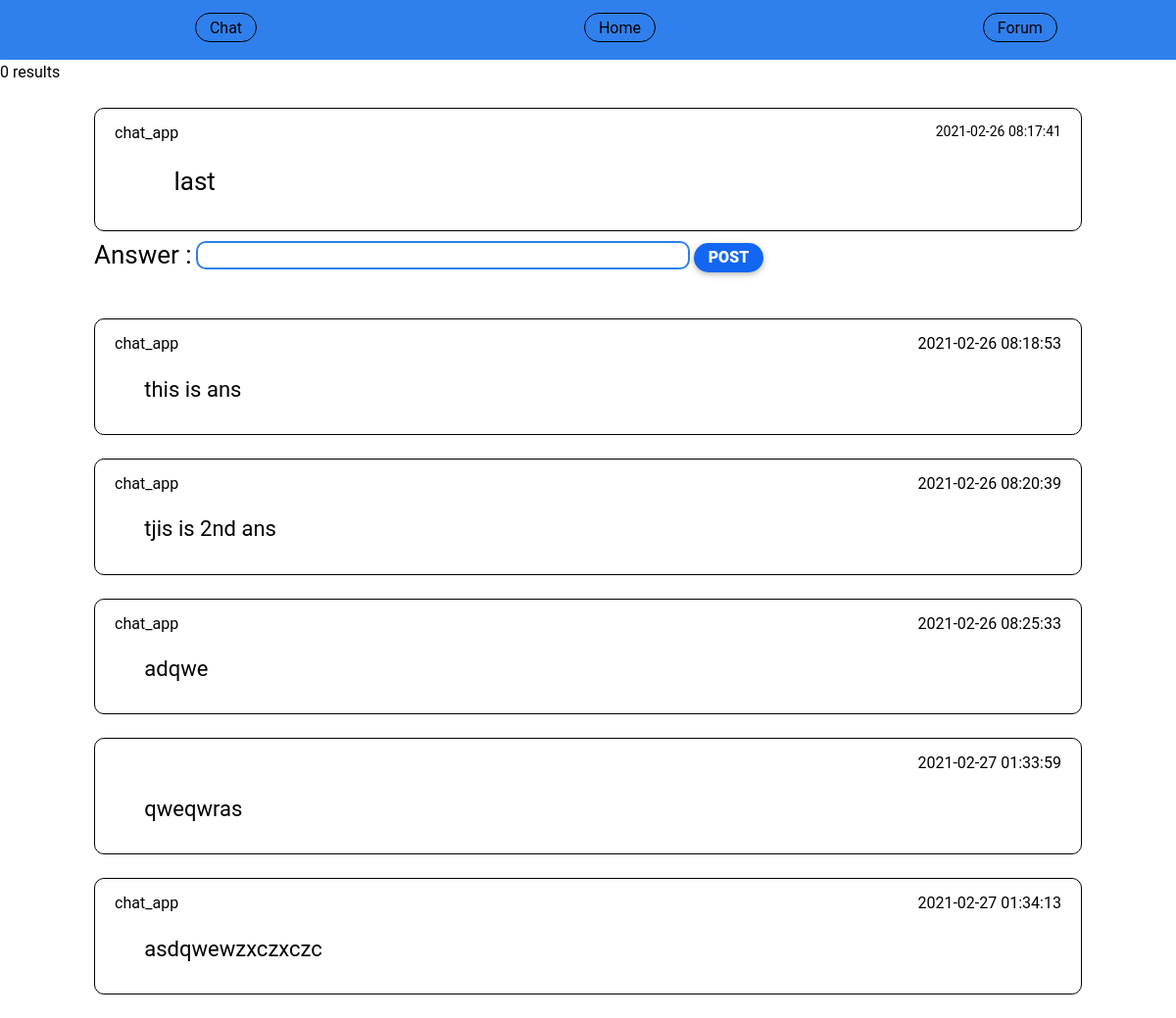
The page /view.php?myid=34 on the database its author committed.
### tables this page shows
CREATE TABLE `forumroom` (
  `uid` int NOT NULL,
  `username` varchar(150) NOT NULL,
  `year` varchar(150) NOT NULL,
  `dept` varchar(150) NOT NULL,
  `time` timestamp NOT NULL DEFAULT CURRENT_TIMESTAMP,
  `message` varchar(150) NOT NULL
);

CREATE TABLE `ans` (
  `qid` int NOT NULL,
  `username` varchar(150) NOT NULL,
  `time` timestamp NOT NULL DEFAULT CURRENT_TIMESTAMP,
  `ans` varchar(15000) NOT NULL
);

### view.php (the view, shortened to what this page needs)
<!DOCTYPE html>
<html lang="en">
<head>
    <link rel="stylesheet" href="css/welcome.css">
    <link rel="stylesheet" href="css/materialbtn.css">
    <link rel="stylesheet" href="css/display.css">
</head>
<body>
    <nav>
    <ul>
    <li><a href="chat.php">Chat</a></li>
    <li><a href="welcome.php">Home</a></li>
    <li><a href="forum.php">Forum</a></li>
    </ul>
    </nav>
<?php
$id = $_GET["myid"];
$sesuser =  $_SESSION["username"];
    require_once "fetch.php";
    $servername = "localhost";
    $username = "chat_app";
    $password = "Password#123";
    $db_name = "chat_app";
    $link = mysqli_connect($servername, $username, $password,$db_name);
    $sql = "SELECT * FROM forumroom WHERE uid = '$id' ";
   $result = mysqli_query($link, $sql);
    if (mysqli_num_rows($result) > 0) {
    while($row = mysqli_fetch_assoc($result)) {
    $read = "<div class='headAns'><div class='paragrp'><p class='paraname'>". $row["username"] ."</p><p class='paraTime'>" .$row["time"]."</p></div><p class='paraAns'> ".$row["message"]. "</p></div>";
      echo $read;
  }
} else {
  echo "0 results";
}
?>
<div class="formAns">
<form action="" method="POST">
<label for="ans" >Answer : </label>
<input name="ans" >
<button class="btn btn-primary btn-rounded mar">post</button>
</form>
</div>
<?php
$ans =($_POST['ans']);
  $lastsql = "SELECT * FROM `ans` ORDER BY `ans`.`time` DESC LIMIT 1 ";
              $lresult = mysqli_query($link, $lastsql);
                if (mysqli_num_rows($lresult) > 0) {
                  while($row = mysqli_fetch_assoc($lresult)) {
                    $lmessage = $row["ans"];
                    $lread =$sesusername."   ". $lmessage;
                  }
              } else {
              }
  $cread = $sesusername ."   ".$ans;
 if(($lread !== $cread)&& (!empty($ans)) ){
    $insertsql = "INSERT INTO `ans` (`qid`, `username`, `time`, `ans`) VALUES ('$id', '$sesuser', CURRENT_TIMESTAMP, '$ans');";
       if(mysqli_query($link, $insertsql)){
              $sql = "SELECT * FROM `ans` WHERE `qid` = '$id' ";
              $result = mysqli_query($link, $sql);
                  if (mysqli_num_rows($result) > 0) {
                      while($row = mysqli_fetch_assoc($result)) {
                      $msg_owner = $row["username"];
                      $message = $row["ans"];
                      $time =$row["time"];
                      $year = $row['year'];
                      $id = $row['qid'];
                      $read ="<div class='postAnsuser'><div class=postAnsgrp><p class='postAnsName'>". $msg_owner."</p><p class='postAnsTime'>".$time."</p></div><p class='postAnsMsgg'> ".$message."</p></div>" ;
                      echo $read;
                  }
                }
 }
}else{
   $sql = "SELECT * FROM `ans` WHERE `qid` = '$id' ";
              $result = mysqli_query($link, $sql);
                  if (mysqli_num_rows($result) > 0) {
                      while($row = mysqli_fetch_assoc($result)) {
                      $msg_owner = $row["username"];
                      $message = $row["ans"];
                      $time =$row["time"];
                      $read ="<div class='postAnsuser'><div class=postAnsgrp><p class='postAnsName'>". $msg_owner."</p><p class='postAnsTime'>".$time."</p></div><p class='postAnsMsgg'> ".$message."</p></div>" ;
                      echo $read;
                      }
                    }
}
?>
</body>
</html>

### fetch.php (shortened to what this page needs)
<?php
    $sesusername = $_SESSION["username"];
    $servername = "localhost";
    $username = "chat_app";
    $password = "Password#123";
    $db_name = "chat_app";
    $link = mysqli_connect($servername, $username, $password,$db_name);
    $sql = "SELECT * from User_Details WHERE uname = '$sesusername'";
    $result = mysqli_query($link, $sql);
         if (mysqli_num_rows($result) > 0) {
            while($row = mysqli_fetch_assoc($result)) {
              $email = $row["email"];
              $dept = $row["dept"];
              $year = $row["year"];
              $sec = $row["sec"];
            }
         } else {
            echo "0 results";
         }
         ?>

### css/welcome.css (style rules this page uses)
* { padding: 0%; margin: 0%; box-sizing: border-box; }
nav { display: flex; flex-direction: row; background-color: #2F80ED; color: black; }
ul { display: flex; flex-direction: row; padding-top:1% ; }
li { list-style: none; margin: 1% 130%; padding: 1% 11%; border: 1px black solid; border-radius: 20px; }
a { text-decoration: none; color: black; }

### css/display.css (style rules this page uses)
body { color: black; }
.headAns { border: 1px solid black; margin: 2% 8%; padding: 1% 0%; border-radius: 10px; }
.paragrp { display: flex; flex-direction: row; justify-content: space-between; padding: 0% 2%; }
.paraname { font-size: 16px; }
.paraTime { font-size: 14px; }
.paraAns { font-size: 26px; padding: 0% 8%; }
.formAns { margin: 0% 8%; transform: translateY(-20px); }
.formAns input { border: 2px solid #2F80ED; border-radius:10px; transform: translateY(-3px); width: 50%; }
.formAns label { font-size: 26px; }
.mar { padding: 0.3% 1.5%; transform: translateY(-3px); }
.postAnsuser { border: 1px black solid; margin: 2% 8%; padding: 1% 0%; border-radius: 10px; }
.postAnsgrp { display: flex; flex-direction: row; justify-content: space-between; padding: 0% 2%; }
.postAnsMsgg { font-size: 22px; padding: 0% 5%; }

### rows shown on the page
forumroom: username "chat_app", time "2021-02-26 08:17:41", message "last"
ans: username "chat_app", time "2021-02-26 08:18:53", ans "this is ans"
ans: username "chat_app", time "2021-02-26 08:20:39", ans "tjis is 2nd ans"
ans: username "chat_app", time "2021-02-26 08:25:33", ans "adqwe"
ans: time "2021-02-27 01:33:59", ans "qweqwras"
ans: username "chat_app", time "2021-02-27 01:34:13", ans "asdqwewzxczxczc"
